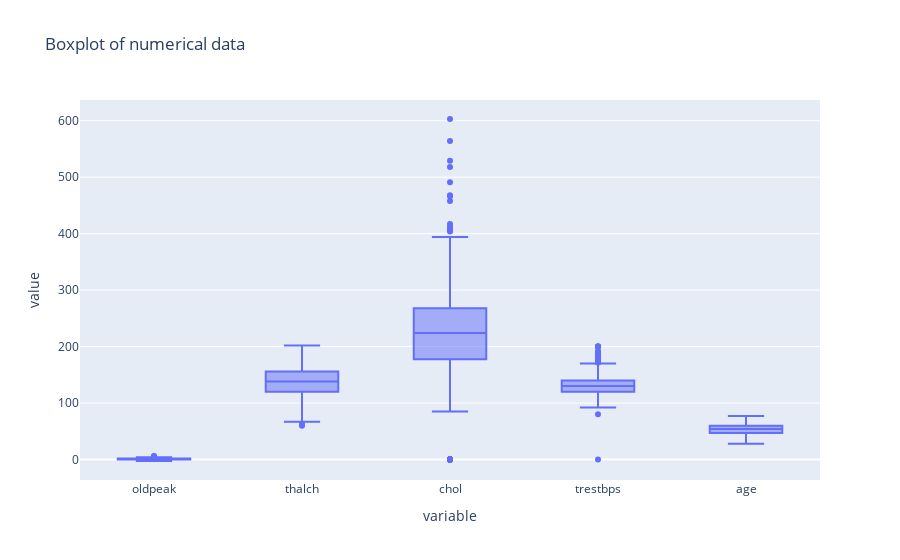

This figure's notebook cell:
### Code cell
#Make a boxplot with plotly of dataset of numerical_data to check the outlier:
fig = px.box(df, y= numeric_cols, title="Boxplot of numerical data")
fig.show()

### Figure 1 — Plotly figure (JSON) as saved in the notebook; plotly's stock layout.template omitted (floating-point values rounded to 4 significant figures; data arrays with more than 128 entries replaced by an {"elided": "..."} marker saying what was removed)
{"data": [{"alignmentgroup": "True", "hovertemplate": "variable=%{x}<br>value=%{y}<extra></extra>", "legendgroup": "", "marker": {"color": "#636efa"}, "name": "", "notched": false, "offsetgroup": "", "orientation": "v", "showlegend": false, "type": "box", "x": {"elided": "4600 str values"}, "x0": " ", "xaxis": "x", "y": {"elided": "4600 float values"}, "y0": " ", "yaxis": "y"}], "layout": {"boxmode": "group", "legend": {"tracegroupgap": 0}, "title": {"text": "Boxplot of numerical data"}, "xaxis": {"anchor": "y", "domain": [0, 1], "title": {"text": "variable"}}, "yaxis": {"anchor": "x", "domain": [0, 1], "title": {"text": "value"}}}}
